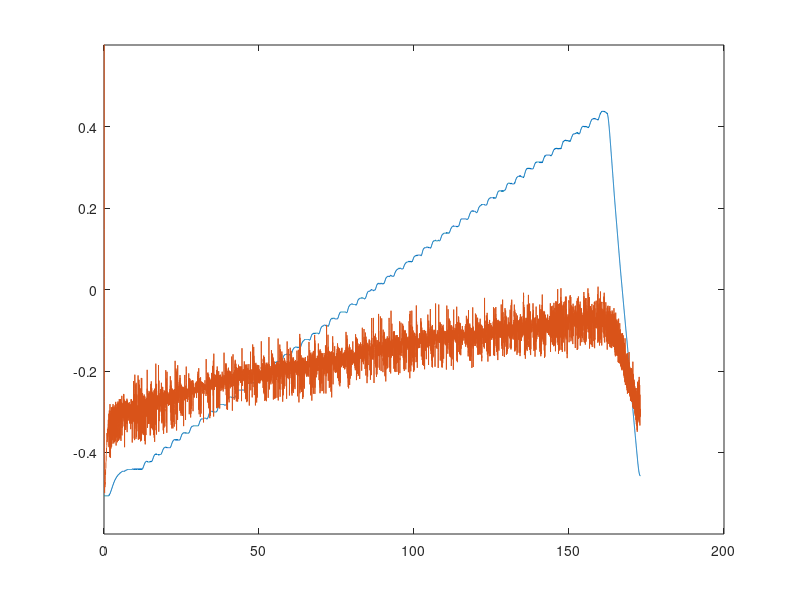
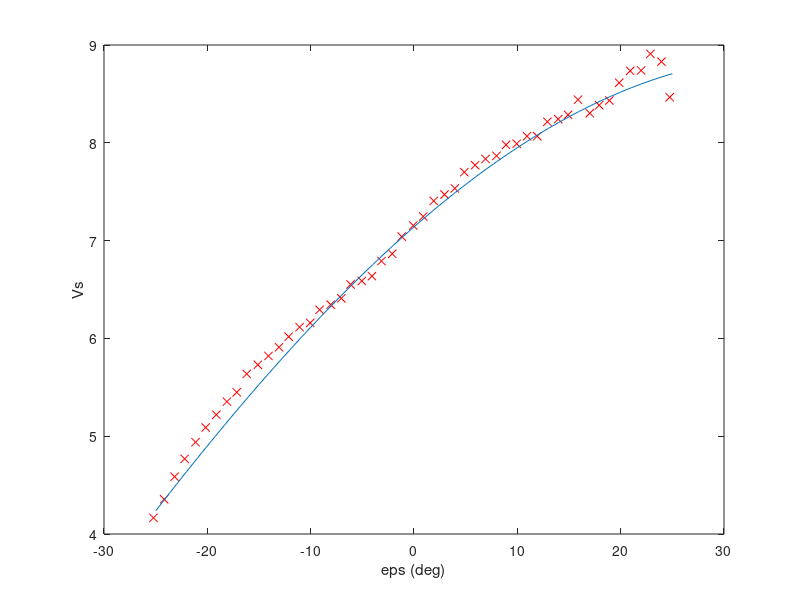

These charts were generated, in order, by the following MATLAB code:
log = load('elevation_steps.mat');
log = log.log;

t = log.time;
vf = log.signals(1).values;
vb = log.signals(2).values;
eps = log.signals(4).values;

close all
figure
plot(t, eps)
hold on
plot(t, vf * 0.1 - 0.5)
ylim([-0.6, 0.6])

start_times = (11.5:3:161.5);
end_times = start_times + 1.2;
% sections = [7.45 9.48;
%             12.8 14.54;
%             17.47 19.8;
%             22.5 24.6;
%             27.8 29.55;
%             32.6 34.68;
%             53.42 54.91;
%             57.52 59.33;
%             62.68 64.41;
%             67.82 69.79;
%             72.68 74.54;
%             77.8 79.72;
%             84.15 84.86];
sections = [start_times', end_times'];

sections_size = size(sections);
n_datapoints = sections_size(1);

avg_eps = zeros(n_datapoints, 1);        
avg_vf = zeros(n_datapoints, 1);
avg_vb = zeros(n_datapoints, 1);

for i=1:n_datapoints
    indices = t > sections(i,1) & t < sections(i,2);
    avg_eps(i) = mean(eps(indices));
    avg_vf(i) = mean(vf(indices));
    avg_vb(i) = mean(vb(indices));
end

avg_vs = avg_vf + avg_vb;

Fs_norm = cos(avg_eps);

% figure
% plot(avg_vs, Fs_norm)
% hold on
% plot(avg_vs, Fs_norm, 'rx')
% xlabel('Vs')
% ylabel('cos(eps)')

figure
plot(rad2deg(avg_eps), avg_vs, 'rx')
hold on

mp=0.3855;
mc=0.96375;
lh=0.65;
lc=0.4822;
ld=-0.035;
KVF=0.077;
eps_theory = deg2rad(-25:25);
vs_theory = ((2*lh*mp-lc*mc)*cos(eps_theory)-2*ld*mp*sin(eps_theory))*9.81/lh/KVF;
plot(rad2deg(eps_theory), vs_theory)

ylabel('Vs')
xlabel('eps (deg)')

% figure
% plot(avg_vs, sin(avg_eps), 'rx')
% xlabel('Vs')
% ylabel('sin(eps)')